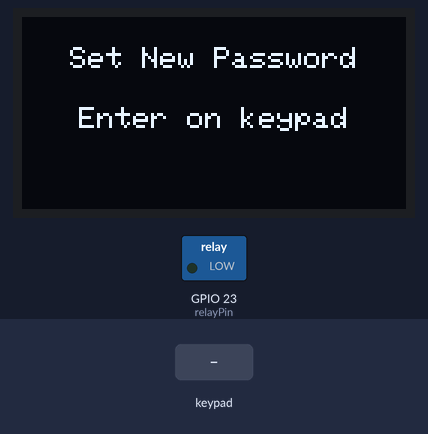
Bench run of a sketch on a simulated ESP32. Parts: 128×64 one-colour display, switched loads named in the sketch (green lamp = pin HIGH). The inputs (shaded band) are chosen by the test bench. EEPROM starts erased.

Above: at 1.2 s.
1.3 s: keypad keys 1 8 5 1 7 1 6 A pressed 0.4 s apart
At 4.8 s:
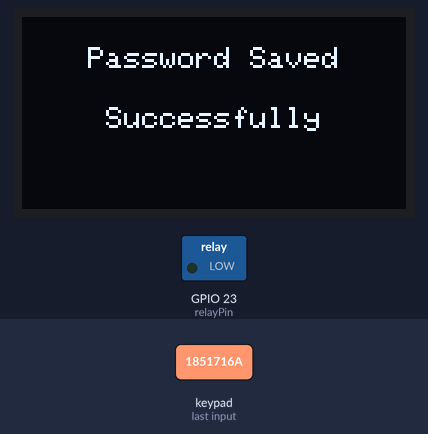
6.0 s: key 'A' pressed
At 6.8 s:
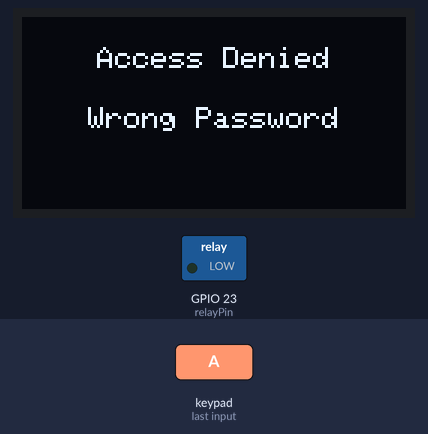
8.5 s: key 'B' pressed
At 9.1 s:
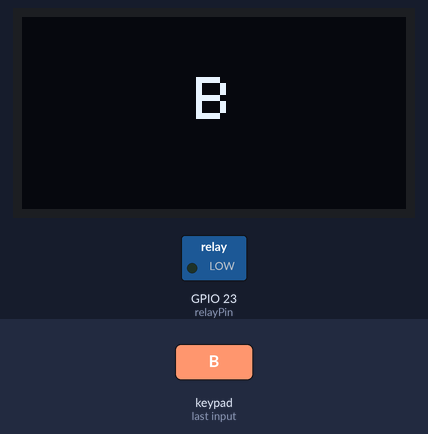
10.0 s: keypad keys 1 8 5 1 7 1 6 # pressed 0.4 s apart
At 13.6 s:
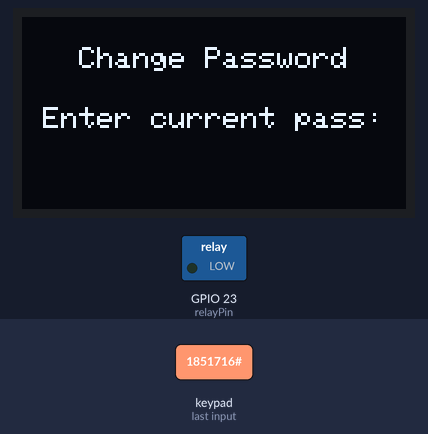
14.7 s: key '*' pressed
At 15.3 s:
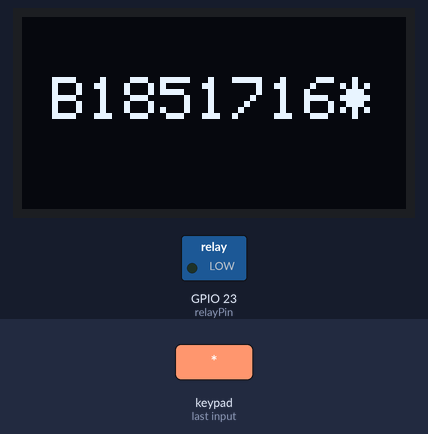
16.2 s: keypad keys 1 8 5 1 7 1 6 D pressed 0.4 s apart
At 19.8 s:
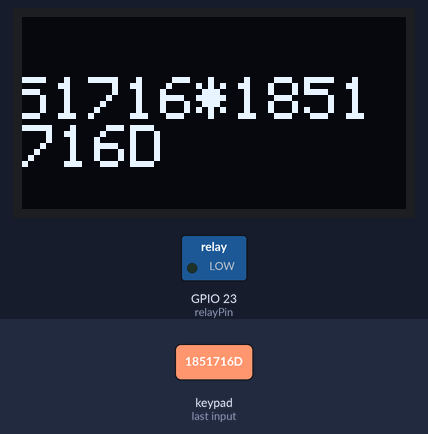
Timing chart, 0 to 21.3 s (numbered marks = the images above; inputs shaded):
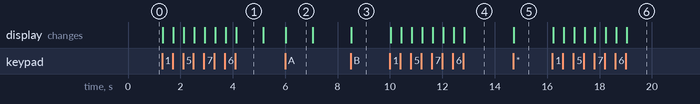

The sketch:

lock_system.ino
```cpp
#include <Wire.h>
#include <Adafruit_SSD1306.h>
#include <Keypad.h>
#include <Preferences.h>

#define SCREEN_WIDTH 128
#define SCREEN_HEIGHT 64

Adafruit_SSD1306 display(SCREEN_WIDTH, SCREEN_HEIGHT, &Wire, -1);
Preferences preferences;

const int relayPin = 23;

const byte ROWS = 4;
const byte COLS = 4;
char keys[ROWS][COLS] = {
  {'1','2','3','A'},
  {'4','5','6','B'},
  {'7','8','9','C'},
  {'*','0','#','D'}
};
byte rowPins[ROWS] = {18, 5, 17, 16};
byte colPins[COLS] = {26, 25, 33, 32};
Keypad keypad = Keypad(makeKeymap(keys), rowPins, colPins, ROWS, COLS);

String password = "";
String enteredPassword = "";
bool isPasswordSet = false;

void setup() {
  Serial.begin(115200);
  preferences.begin("doorlock", false);

  pinMode(relayPin, OUTPUT);
  digitalWrite(relayPin, LOW);

  if (!display.begin(SSD1306_SWITCHCAPVCC, 0x3C)) {
    while (1);
  }
  display.clearDisplay();

  if (preferences.isKey("password")) {
    password = preferences.getString("password");
    isPasswordSet = true;
    displayMessage("Enter Password", "");
  } else {
    displayMessage("Set New Password", "Enter on keypad");
  }
}

void loop() {
  char key = keypad.getKey();
  if (key) {
    if (!isPasswordSet) {
      setInitialPassword(key);
    } else if (key == '#') {
      changePasswordMode();
    } else {
      verifyPassword(key);
    }
  }
}

void displayMessage(String title, String message) {
  display.clearDisplay();
  display.setTextSize(1);
  display.setTextColor(SSD1306_WHITE);
  display.setCursor((SCREEN_WIDTH - title.length() * 6) / 2, 10);
  display.println(title);
  display.setCursor((SCREEN_WIDTH - message.length() * 6) / 2, 30);
  display.println(message);
  display.display();
}

void displayPasswordProgress(String message) {
  display.clearDisplay();
  display.setTextSize(2);
  display.setCursor((SCREEN_WIDTH - message.length() * 12) / 2, 20);
  display.println(message);
  display.display();
}

void setInitialPassword(char key) {
  if (key == 'A') {
    password = enteredPassword;
    preferences.putString("password", password);
    isPasswordSet = true;
    enteredPassword = "";
    displayMessage("Password Saved", "Successfully");
    delay(1000);
    displayMessage("Enter Password", "");
  } else if (key == 'C') {
    if (!enteredPassword.isEmpty()) {
      enteredPassword.remove(enteredPassword.length() - 1);
      displayPasswordProgress(enteredPassword);
    }
  } else {
    enteredPassword += key;
    displayPasswordProgress(enteredPassword);
  }
}

void verifyPassword(char key) {
  if (key == 'A') {
    if (enteredPassword == password) {
      displayMessage("Access Granted", "Door Unlocked");
      unlockDoor();
    } else {
      displayMessage("Access Denied", "Wrong Password");
      delay(1000); // Show "Access Denied" for 1 second
      displayMessage("Enter Password", ""); // Prompt to re-enter password
    }
    enteredPassword = "";
  } else if (key == 'C') {
    if (!enteredPassword.isEmpty()) {
      enteredPassword.remove(enteredPassword.length() - 1);
      displayPasswordProgress(enteredPassword);
    }
  } else {
    enteredPassword += key;
    displayPasswordProgress(enteredPassword);
  }
}

void changePasswordMode() {
  displayMessage("Change Password", "Enter current pass:");
  while (true) {
    char key = keypad.getKey();
    if (key == 'A') {
      if (enteredPassword == password) {
        displayMessage("Current pass OK", "Enter new pass:");
        enteredPassword = "";
        while (true) {
          key = keypad.getKey();
          if (key == 'A') {
            password = enteredPassword;
            preferences.putString("password", password);
            displayMessage("Password Updated", "");
            delay(1000);
            displayMessage("Enter Password", "");
            enteredPassword = "";
            break;
          } else if (key == 'C') {
            if (!enteredPassword.isEmpty()) {
              enteredPassword.remove(enteredPassword.length() - 1);
              displayPasswordProgress(enteredPassword);
            }
          } else if (key) {
            enteredPassword += key;
            displayPasswordProgress(enteredPassword);
          }
        }
        break;
      } else {
        displayMessage("Wrong Password", "Try Again");
        delay(1000); // Show "Wrong Password" message for 1 second
        displayMessage("Enter Password", "");
        enteredPassword = "";
        break;
      }
    } else if (key == 'C') {
      if (!enteredPassword.isEmpty()) {
        enteredPassword.remove(enteredPassword.length() - 1);
        displayPasswordProgress(enteredPassword);
      }
    } else if (key) {
      enteredPassword += key;
      displayPasswordProgress(enteredPassword);
    }
  }
}

void unlockDoor() {
  digitalWrite(relayPin, HIGH);
  delay(5000);
  digitalWrite(relayPin, LOW);
  displayMessage("Enter Password", "");
}
```

Measured:
- after the input at 1.3 s, the display: first changes at once (image 1 shows a later state)
- after the input at 6.0 s, the display: changes at once (image 2)
- after the input at 8.5 s, the display: changes at once (image 3)
- after the input at 10.0 s, the display: first changes at once (image 4 shows a later state)
- after the input at 14.7 s, the display: changes at once (image 5)
- after the input at 16.2 s, the display: first changes at once (image 6 shows a later state)
- what the display in image 1 shows lasts 1.1 s, from 4.1 s to 5.2 s
